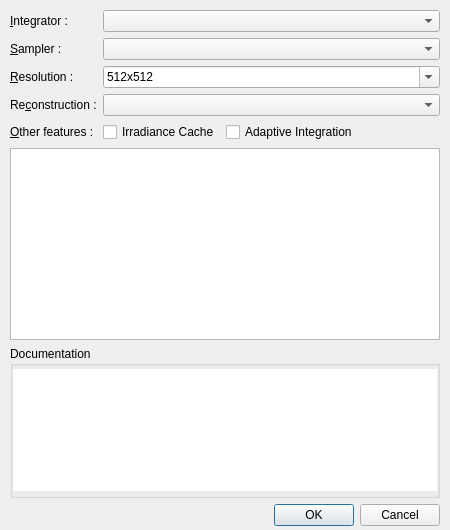
<?xml version="1.0" encoding="UTF-8"?>
<ui version="4.0">
 <class>RenderSettingsDialog</class>
 <widget class="QDialog" name="RenderSettingsDialog">
  <property name="geometry">
   <rect>
    <x>0</x>
    <y>0</y>
    <width>450</width>
    <height>530</height>
   </rect>
  </property>
  <property name="windowTitle">
   <string>Render settings</string>
  </property>
  <layout class="QGridLayout" name="gridLayout" rowstretch="0,0,0,0,5,0,0,0" columnstretch="0,0,1">
   <property name="leftMargin">
    <number>10</number>
   </property>
   <property name="topMargin">
    <number>10</number>
   </property>
   <property name="rightMargin">
    <number>10</number>
   </property>
   <property name="bottomMargin">
    <number>4</number>
   </property>
   <item row="0" column="1" colspan="2">
    <widget class="QComboBox" name="integratorBox"/>
   </item>
   <item row="1" column="1" colspan="2">
    <widget class="QComboBox" name="samplerBox"/>
   </item>
   <item row="2" column="1" colspan="2">
    <widget class="QComboBox" name="resolutionBox">
     <property name="editable">
      <bool>true</bool>
     </property>
     <item>
      <property name="text">
       <string>512x512</string>
      </property>
     </item>
     <item>
      <property name="text">
       <string>640x480</string>
      </property>
     </item>
     <item>
      <property name="text">
       <string>768x512</string>
      </property>
     </item>
     <item>
      <property name="text">
       <string>768x576</string>
      </property>
     </item>
     <item>
      <property name="text">
       <string>1024x768</string>
      </property>
     </item>
     <item>
      <property name="text">
       <string>1024x1024</string>
      </property>
     </item>
     <item>
      <property name="text">
       <string>1280x720</string>
      </property>
     </item>
     <item>
      <property name="text">
       <string>1280x1024</string>
      </property>
     </item>
     <item>
      <property name="text">
       <string>1920x1080</string>
      </property>
     </item>
    </widget>
   </item>
   <item row="3" column="1" colspan="2">
    <widget class="QComboBox" name="rFilterBox"/>
   </item>
   <item row="4" column="1">
    <widget class="QCheckBox" name="icBox">
     <property name="text">
      <string>Irradiance Cache</string>
     </property>
    </widget>
   </item>
   <item row="4" column="2">
    <widget class="QCheckBox" name="aiBox">
     <property name="text">
      <string>Adaptive Integration</string>
     </property>
    </widget>
   </item>
   <item row="5" column="0" colspan="3">
    <widget class="QTreeView" name="treeView"/>
   </item>
   <item row="7" column="0" colspan="3">
    <widget class="QDialogButtonBox" name="buttonBox">
     <property name="standardButtons">
      <set>QDialogButtonBox::Cancel|QDialogButtonBox::Ok</set>
     </property>
    </widget>
   </item>
   <item row="6" column="0" colspan="3">
    <widget class="QGroupBox" name="groupBox">
     <property name="maximumSize">
      <size>
       <width>16777215</width>
       <height>171</height>
      </size>
     </property>
     <property name="title">
      <string>Documentation</string>
     </property>
     <property name="flat">
      <bool>false</bool>
     </property>
     <layout class="QGridLayout" name="gridLayout_2">
      <property name="margin">
       <number>0</number>
      </property>
      <property name="spacing">
       <number>4</number>
      </property>
      <item row="0" column="0">
       <widget class="QTextEdit" name="helpViewer">
        <property name="enabled">
         <bool>true</bool>
        </property>
        <property name="minimumSize">
         <size>
          <width>0</width>
          <height>60</height>
         </size>
        </property>
        <property name="maximumSize">
         <size>
          <width>16777215</width>
          <height>122</height>
         </size>
        </property>
        <property name="frameShape">
         <enum>QFrame::NoFrame</enum>
        </property>
        <property name="frameShadow">
         <enum>QFrame::Sunken</enum>
        </property>
        <property name="readOnly">
         <bool>true</bool>
        </property>
        <property name="html">
         <string>&lt;!DOCTYPE HTML PUBLIC &quot;-//W3C//DTD HTML 4.0//EN&quot; &quot;http://www.w3.org/TR/REC-html40/strict.dtd&quot;&gt;
&lt;html&gt;&lt;head&gt;&lt;meta name=&quot;qrichtext&quot; content=&quot;1&quot; /&gt;&lt;style type=&quot;text/css&quot;&gt;
p, li { white-space: pre-wrap; }
&lt;/style&gt;&lt;/head&gt;&lt;body style=&quot; font-family:'Sans'; font-size:10pt; font-weight:400; font-style:normal;&quot;&gt;
&lt;p style=&quot;-qt-paragraph-type:empty; margin-top:0px; margin-bottom:0px; margin-left:0px; margin-right:0px; -qt-block-indent:0; text-indent:0px; font-family:'Lucida Grande'; font-size:13pt;&quot;&gt;&lt;/p&gt;&lt;/body&gt;&lt;/html&gt;</string>
        </property>
        <property name="textInteractionFlags">
         <set>Qt::NoTextInteraction</set>
        </property>
       </widget>
      </item>
     </layout>
    </widget>
   </item>
   <item row="2" column="0">
    <widget class="QLabel" name="label_5">
     <property name="text">
      <string>&amp;Resolution :</string>
     </property>
     <property name="buddy">
      <cstring>resolutionBox</cstring>
     </property>
    </widget>
   </item>
   <item row="1" column="0">
    <widget class="QLabel" name="label_2">
     <property name="text">
      <string>&amp;Sampler :</string>
     </property>
     <property name="buddy">
      <cstring>samplerBox</cstring>
     </property>
    </widget>
   </item>
   <item row="0" column="0">
    <widget class="QLabel" name="label">
     <property name="text">
      <string>&amp;Integrator :</string>
     </property>
     <property name="buddy">
      <cstring>integratorBox</cstring>
     </property>
    </widget>
   </item>
   <item row="4" column="0">
    <widget class="QLabel" name="label_4">
     <property name="text">
      <string>&amp;Other features :</string>
     </property>
     <property name="buddy">
      <cstring>icBox</cstring>
     </property>
    </widget>
   </item>
   <item row="3" column="0">
    <widget class="QLabel" name="label_6">
     <property name="text">
      <string>Re&amp;construction :</string>
     </property>
     <property name="buddy">
      <cstring>rFilterBox</cstring>
     </property>
    </widget>
   </item>
  </layout>
 </widget>
 <tabstops>
  <tabstop>integratorBox</tabstop>
  <tabstop>samplerBox</tabstop>
  <tabstop>resolutionBox</tabstop>
  <tabstop>rFilterBox</tabstop>
  <tabstop>icBox</tabstop>
  <tabstop>aiBox</tabstop>
  <tabstop>treeView</tabstop>
  <tabstop>helpViewer</tabstop>
  <tabstop>buttonBox</tabstop>
 </tabstops>
 <resources/>
 <connections>
  <connection>
   <sender>buttonBox</sender>
   <signal>rejected()</signal>
   <receiver>RenderSettingsDialog</receiver>
   <slot>reject()</slot>
   <hints>
    <hint type="sourcelabel">
     <x>293</x>
     <y>444</y>
    </hint>
    <hint type="destinationlabel">
     <x>408</x>
     <y>316</y>
    </hint>
   </hints>
  </connection>
  <connection>
   <sender>buttonBox</sender>
   <signal>accepted()</signal>
   <receiver>RenderSettingsDialog</receiver>
   <slot>accept()</slot>
   <hints>
    <hint type="sourcelabel">
     <x>371</x>
     <y>449</y>
    </hint>
    <hint type="destinationlabel">
     <x>411</x>
     <y>417</y>
    </hint>
   </hints>
  </connection>
 </connections>
</ui>
